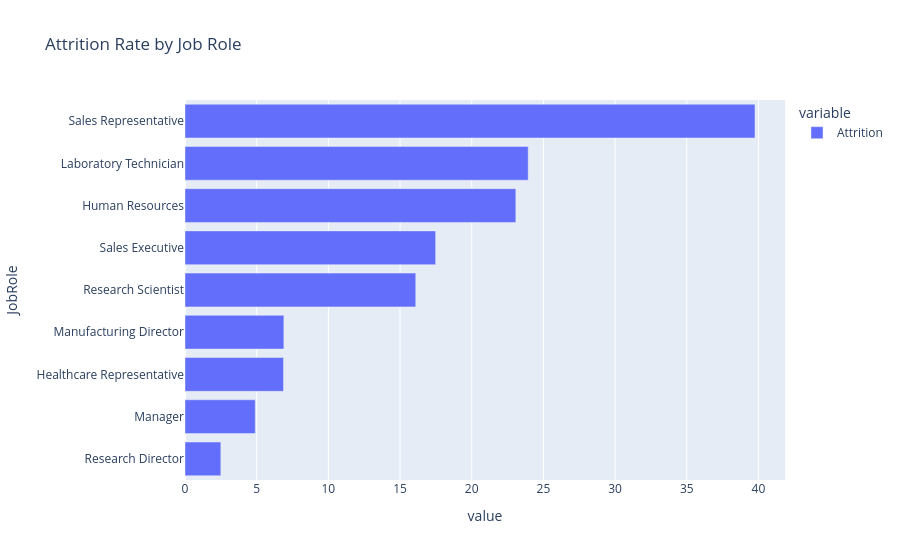

Notebook code for this chart:
### Code cell
fig = px.bar(
    jobrole_attrition,
    orientation="h",
    title="Attrition Rate by Job Role"
)

fig.show()

### Figure 1 — Plotly figure (JSON) as saved in the notebook; plotly's stock layout.template omitted (floating-point values rounded to 4 significant figures)
{"data": [{"alignmentgroup": "True", "hovertemplate": "variable=Attrition<br>value=%{x}<br>JobRole=%{y}<extra></extra>", "legendgroup": "Attrition", "marker": {"color": "#636efa", "pattern": {"shape": ""}}, "name": "Attrition", "offsetgroup": "Attrition", "orientation": "h", "showlegend": true, "textposition": "auto", "type": "bar", "x": [2.5, 4.902, 6.87, 6.897, 16.1, 17.48, 23.08, 23.94, 39.76], "xaxis": "x", "y": ["Research Director", "Manager", "Healthcare Representative", "Manufacturing Director", "Research Scientist", "Sales Executive", "Human Resources", "Laboratory Technician", "Sales Representative"], "yaxis": "y"}], "layout": {"barmode": "relative", "legend": {"title": {"text": "variable"}, "tracegroupgap": 0}, "title": {"text": "Attrition Rate by Job Role"}, "xaxis": {"anchor": "y", "domain": [0, 1], "title": {"text": "value"}}, "yaxis": {"anchor": "x", "domain": [0, 1], "title": {"text": "JobRole"}}}}
